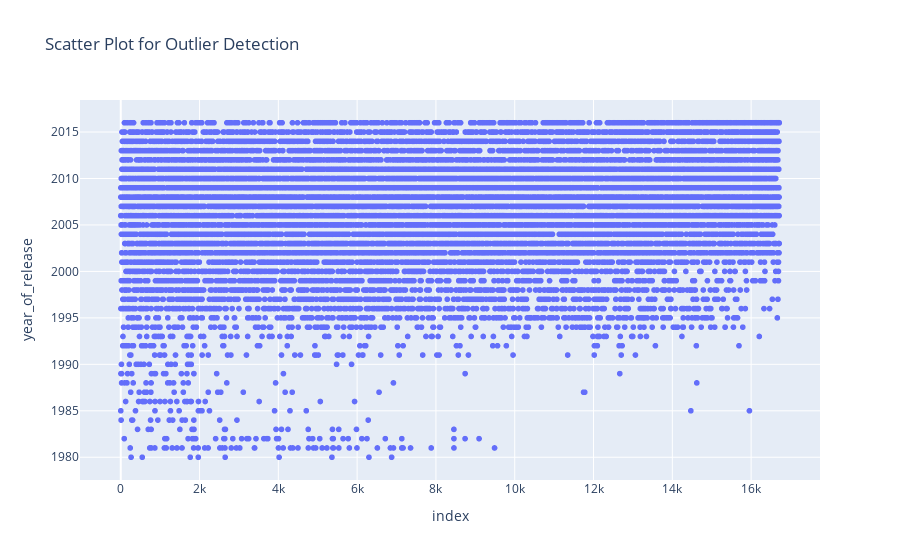
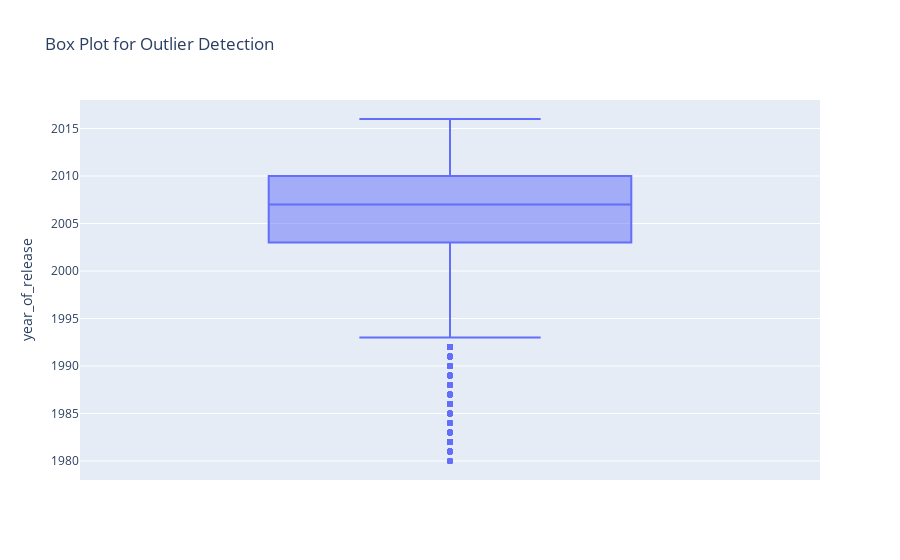

Source (notebook cell) for these figures, in order:
### Code cell
import plotly.express as px
fig = px.scatter(df, x=df.index, y='year_of_release', title='Scatter Plot for Outlier Detection')
fig.show()
fig = px.box(df, y='year_of_release', title='Box Plot for Outlier Detection')
fig.show()

### Figure 1 — Plotly figure (JSON) as saved in the notebook; plotly's stock layout.template omitted (floating-point values rounded to 4 significant figures; data arrays with more than 128 entries replaced by an {"elided": "..."} marker saying what was removed)
{"data": [{"hovertemplate": "index=%{x}<br>year_of_release=%{y}<extra></extra>", "legendgroup": "", "marker": {"color": "#636efa", "symbol": "circle"}, "mode": "markers", "name": "", "showlegend": false, "type": "scattergl", "x": {"elided": "16715 int values"}, "xaxis": "x", "y": {"elided": "16715 int values"}, "yaxis": "y"}], "layout": {"legend": {"tracegroupgap": 0}, "title": {"text": "Scatter Plot for Outlier Detection"}, "xaxis": {"anchor": "y", "domain": [0, 1], "title": {"text": "index"}}, "yaxis": {"anchor": "x", "domain": [0, 1], "title": {"text": "year_of_release"}}}}

### Figure 2 — Plotly figure (JSON) as saved in the notebook; plotly's stock layout.template omitted (floating-point values rounded to 4 significant figures; data arrays with more than 128 entries replaced by an {"elided": "..."} marker saying what was removed)
{"data": [{"alignmentgroup": "True", "hovertemplate": "year_of_release=%{y}<extra></extra>", "legendgroup": "", "marker": {"color": "#636efa"}, "name": "", "notched": false, "offsetgroup": "", "orientation": "v", "showlegend": false, "type": "box", "x0": " ", "xaxis": "x", "y": {"elided": "16715 int values"}, "y0": " ", "yaxis": "y"}], "layout": {"boxmode": "group", "legend": {"tracegroupgap": 0}, "title": {"text": "Box Plot for Outlier Detection"}, "xaxis": {"anchor": "y", "domain": [0, 1]}, "yaxis": {"anchor": "x", "domain": [0, 1], "title": {"text": "year_of_release"}}}}
